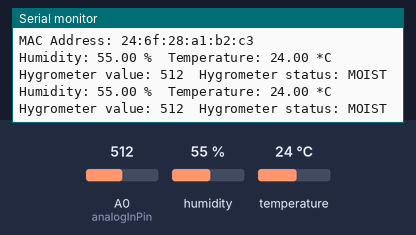
The sketch below on a simulated Arduino Uno, built with avr-gcc and run on an emulated ATmega328P. Shown: the last lines printed to the serial monitor. Wiring (inferred from the names in the program): DHT22 sensor: data pin 4. The inputs (shaded band) are chosen by the test bench; at power-on: A0 (analogInPin) = 512, humidity 55 %, temperature 24 °C.

Above: at 2.1 s.
2.2 s: A0 (analogInPin) set to 418
At 3.4 s:
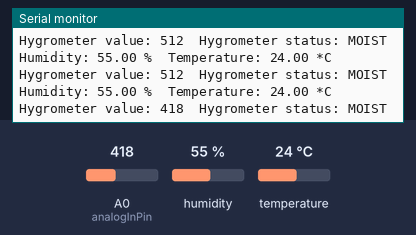
3.8 s: A0 (analogInPin) set to 387
At 6.9 s:
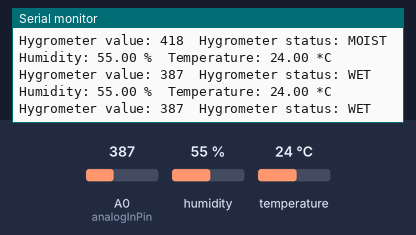

The sketch:

hybrid_esp.ino
```cpp
/* HYGROMETER SENSOR AND HUMIDIT AND TEMPERATURE */
#include <SimpleTimer.h>
#include <CiotAdapter.h>
#include "DHT.h"

#define DHTPIN 4 // what pin we're connected to
#define DIGITAL_SENSOR 5
#define DHTTYPE DHT22 // DHT 22 (AM2302)

#define CIOT_INTERVAL 15000 // 15 seconds

const int analogInPin = A0, numElements = 4;
int sensorValue = 0, enableDeepSleep = 0;
float t, h;
String sensorType = ""; /* WET, MOIST, DRY */


DHT dht(DHTPIN, DHTTYPE);
CiotAdapter adapter;
SimpleTimer timer;

void setup() {
  Serial.begin(9600);
  dht.begin();
  pinMode(DIGITAL_SENSOR, OUTPUT);
  pinMode(DHTPIN, OUTPUT);
  Serial.println("\nMAC Address: " + adapter.getMacAddress());

  timer.setInterval(CIOT_INTERVAL, sendDataPlatform);
}

void loop() {
  timer.run();

  digitalWrite(DHTPIN, HIGH);
  digitalWrite(DIGITAL_SENSOR, HIGH);

  /*
   * CONFIGURATIONS WIFI
   */
  while (adapter.processConfigButton() == LOW) {
    adapter.processConfigButton(); // inicia processo de configuração do wi-fi, caso necessário
  }

  /*
   * READING TEMPERATURE AND HUMIDITY
   */
  t = dht.readTemperature();
  h = dht.readHumidity();

  // check if returns are valid, if they are NaN (not a number) then something went wrong!
  if (isnan(t) || isnan(h)) {
    Serial.println("Failed to read from DHT");
    Serial.println("Reading DHT again");
    delay(1000);
    t = dht.readTemperature();
    h = dht.readHumidity();
  }
  Serial.print("Humidity: ");
  Serial.print(h);
  Serial.print(" %\t");
  Serial.print("Temperature: ");
  Serial.print(t);
  Serial.println(" *C");

  /*
   * HYGROMETER
   */
  sensorValue = analogRead(analogInPin);

  if(sensorValue < 400)
    sensorType = "WET";
  else
    if(sensorValue > 399 && sensorValue < 700)
      sensorType = "MOIST";
    else
    if(sensorValue > 700)
      sensorType = "DRY";

  Serial.print("Hygrometer value: " + String(sensorValue));
  Serial.print("\t");
  Serial.println("Hygrometer status: " + sensorType + "\n");

  delay(1000);
}

void sendDataPlatform(){
  /*
   * SEND DATA TO PLATFORM
   */
  Serial.println("Sending data for Platform IOT...");
  String array[numElements][2] =
  {
    { "hygrometer_status", sensorType },
    { "hygrometer_value", String(sensorValue) },
    { "temperature", String(t) },
    { "humidity", String(h) }
  };
  Serial.println("Status send: " + adapter.sendStream(array, numElements));
  sleepMe();
}

void sleepMe() {
  digitalWrite(DHTPIN, LOW);
  digitalWrite(DIGITAL_SENSOR, LOW);

  Serial.println("Deep sleep\n");
  //ESP.deepSleep(60000000, RF_DEFAULT); // 1 minute
  /*ESP.deepSleep(1800000000, WAKE_RF_DEFAULT); // 30 minutes*/
  //ESP.deepSleep(15000000, WAKE_RF_DEFAULT); // 15 seconds
}
```

Measured:
- the behaviour switches between 400 and 399 on A0 (analogInPin) (found by bisection; images 1 and 2)
- after the input at 2.2 s, the serial monitor: prints a new line after 0.44 s (image 1)
- after the input at 3.8 s, the serial monitor: prints a new line after 1.2 s (image 2)
